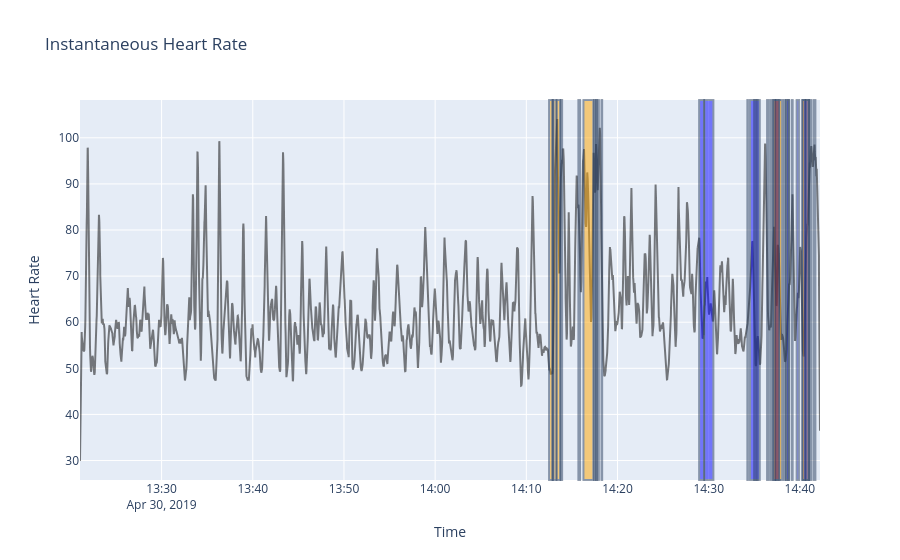

The cell this chart's notebook holds for it:
### Code cell
# Visualize the instantaneous heart rate
viz.plot_instantaneous_heart_rate(df_bvp)

### Figure 1 — Plotly figure (JSON) as saved in the notebook; plotly's stock layout.template omitted (floating-point values rounded to 4 significant figures; data arrays with more than 128 entries replaced by an {"elided": "..."} marker saying what was removed)
{"data": [{"line": {"color": "black"}, "mode": "lines", "name": "HR", "opacity": 0.5, "type": "scatter", "x": {"elided": "5753 str values"}, "y": {"elided": "5753 float values"}}], "layout": {"shapes": [{"fillcolor": "red", "opacity": 0.5, "type": "rect", "x0": "2019-04-30T14:36:24.015620117", "x1": "2019-04-30T14:36:33.015620117", "xref": "x", "y0": 0, "y1": 1, "yref": "y domain"}, {"fillcolor": "red", "opacity": 0.5, "type": "rect", "x0": "2019-04-30T14:36:45.734379883", "x1": "2019-04-30T14:36:53.218750", "xref": "x", "y0": 0, "y1": 1, "yref": "y domain"}, {"fillcolor": "red", "opacity": 0.5, "type": "rect", "x0": "2019-04-30T14:37:07.531250", "x1": "2019-04-30T14:37:46.328120117", "xref": "x", "y0": 0, "y1": 1, "yref": "y domain"}, {"fillcolor": "blue", "opacity": 0.5, "type": "rect", "x0": "2019-04-30T14:28:57.015620117", "x1": "2019-04-30T14:29:29.687500", "xref": "x", "y0": 0, "y1": 1, "yref": "y domain"}, {"fillcolor": "blue", "opacity": 0.5, "type": "rect", "x0": "2019-04-30T14:29:31", "x1": "2019-04-30T14:30:30.796879883", "xref": "x", "y0": 0, "y1": 1, "yref": "y domain"}, {"fillcolor": "blue", "opacity": 0.5, "type": "rect", "x0": "2019-04-30T14:34:31.937500", "x1": "2019-04-30T14:35:36.109379883", "xref": "x", "y0": 0, "y1": 1, "yref": "y domain"}, {"fillcolor": "blue", "opacity": 0.5, "type": "rect", "x0": "2019-04-30T14:38:15.109379883", "x1": "2019-04-30T14:38:27.140620117", "xref": "x", "y0": 0, "y1": 1, "yref": "y domain"}, {"fillcolor": "blue", "opacity": 0.5, "type": "rect", "x0": "2019-04-30T14:38:28.656250", "x1": "2019-04-30T14:38:48.046879883", "xref": "x", "y0": 0, "y1": 1, "yref": "y domain"}, {"fillcolor": "blue", "opacity": 0.5, "type": "rect", "x0": "2019-04-30T14:39:38.609379883", "x1": "2019-04-30T14:39:54.859379883", "xref": "x", "y0": 0, "y1": 1, "yref": "y domain"}, {"fillcolor": "blue", "opacity": 0.5, "type": "rect", "x0": "2019-04-30T14:40:18.062500", "x1": "2019-04-30T14:41:00.359379883", "xref": "x", "y0": 0, "y1": 1, "yref": "y domain"}, {"fillcolor": "orange", "opacity": 0.5, "type": "rect", "x0": "2019-04-30T14:12:29.609379883", "x1": "2019-04-30T14:12:52.250000", "xref": "x", "y0": 0, "y1": 1, "yref": "y domain"}, {"fillcolor": "orange", "opacity": 0.5, "type": "rect", "x0": "2019-04-30T14:12:52.437500", "x1": "2019-04-30T14:12:53.203120117", "xref": "x", "y0": 0, "y1": 1, "yref": "y domain"}, {"fillcolor": "orange", "opacity": 0.5, "type": "rect", "x0": "2019-04-30T14:12:58.984379883", "x1": "2019-04-30T14:13:18.109379883", "xref": "x", "y0": 0, "y1": 1, "yref": "y domain"}, {"fillcolor": "orange", "opacity": 0.5, "type": "rect", "x0": "2019-04-30T14:13:19.484379883", "x1": "2019-04-30T14:13:42.890620117", "xref": "x", "y0": 0, "y1": 1, "yref": "y domain"}, {"fillcolor": "orange", "opacity": 0.5, "type": "rect", "x0": "2019-04-30T14:13:46.171879883", "x1": "2019-04-30T14:13:55.468750", "xref": "x", "y0": 0, "y1": 1, "yref": "y domain"}, {"fillcolor": "orange", "opacity": 0.5, "type": "rect", "x0": "2019-04-30T14:15:42.359379883", "x1": "2019-04-30T14:15:53.609379883", "xref": "x", "y0": 0, "y1": 1, "yref": "y domain"}, {"fillcolor": "orange", "opacity": 0.5, "type": "rect", "x0": "2019-04-30T14:16:15.875000", "x1": "2019-04-30T14:17:20.843750", "xref": "x", "y0": 0, "y1": 1, "yref": "y domain"}, {"fillcolor": "orange", "opacity": 0.5, "type": "rect", "x0": "2019-04-30T14:17:26.265620117", "x1": "2019-04-30T14:17:32.234379883", "xref": "x", "y0": 0, "y1": 1, "yref": "y domain"}, {"fillcolor": "orange", "opacity": 0.5, "type": "rect", "x0": "2019-04-30T14:17:37.515620117", "x1": "2019-04-30T14:17:44.109379883", "xref": "x", "y0": 0, "y1": 1, "yref": "y domain"}, {"fillcolor": "orange", "opacity": 0.5, "type": "rect", "x0": "2019-04-30T14:17:46.218750", "x1": "2019-04-30T14:17:57.015620117", "xref": "x", "y0": 0, "y1": 1, "yref": "y domain"}, {"fillcolor": "orange", "opacity": 0.5, "type": "rect", "x0": "2019-04-30T14:18:14.703120117", "x1": "2019-04-30T14:18:19", "xref": "x", "y0": 0, "y1": 1, "yref": "y domain"}, {"fillcolor": "orange", "opacity": 0.5, "type": "rect", "x0": "2019-04-30T14:34:14.218750", "x1": "2019-04-30T14:34:18.031250", "xref": "x", "y0": 0, "y1": 1, "yref": "y domain"}, {"fillcolor": "orange", "opacity": 0.5, "type": "rect", "x0": "2019-04-30T14:34:59.015620117", "x1": "2019-04-30T14:35:08.312500", "xref": "x", "y0": 0, "y1": 1, "yref": "y domain"}, {"fillcolor": "orange", "opacity": 0.5, "type": "rect", "x0": "2019-04-30T14:35:19.265620117", "x1": "2019-04-30T14:35:22.218750", "xref": "x", "y0": 0, "y1": 1, "yref": "y domain"}, {"fillcolor": "orange", "opacity": 0.5, "type": "rect", "x0": "2019-04-30T14:37:03.156250", "x1": "2019-04-30T14:37:17.812500", "xref": "x", "y0": 0, "y1": 1, "yref": "y domain"}, {"fillcolor": "orange", "opacity": 0.5, "type": "rect", "x0": "2019-04-30T14:37:22.062500", "x1": "2019-04-30T14:37:31.250000", "xref": "x", "y0": 0, "y1": 1, "yref": "y domain"}, {"fillcolor": "orange", "opacity": 0.5, "type": "rect", "x0": "2019-04-30T14:37:42.125000", "x1": "2019-04-30T14:38:03.171879883", "xref": "x", "y0": 0, "y1": 1, "yref": "y domain"}, {"fillcolor": "orange", "opacity": 0.5, "type": "rect", "x0": "2019-04-30T14:38:41.843750", "x1": "2019-04-30T14:38:47.234379883", "xref": "x", "y0": 0, "y1": 1, "yref": "y domain"}, {"fillcolor": "orange", "opacity": 0.5, "type": "rect", "x0": "2019-04-30T14:39:06.234379883", "x1": "2019-04-30T14:39:12.500000", "xref": "x", "y0": 0, "y1": 1, "yref": "y domain"}, {"fillcolor": "orange", "opacity": 0.5, "type": "rect", "x0": "2019-04-30T14:40:15.531250", "x1": "2019-04-30T14:40:34.859379883", "xref": "x", "y0": 0, "y1": 1, "yref": "y domain"}, {"fillcolor": "orange", "opacity": 0.5, "type": "rect", "x0": "2019-04-30T14:40:38.671879883", "x1": "2019-04-30T14:40:57.140620117", "xref": "x", "y0": 0, "y1": 1, "yref": "y domain"}, {"fillcolor": "orange", "opacity": 0.5, "type": "rect", "x0": "2019-04-30T14:41:03.468750", "x1": "2019-04-30T14:41:16.187500", "xref": "x", "y0": 0, "y1": 1, "yref": "y domain"}, {"fillcolor": "orange", "opacity": 0.5, "type": "rect", "x0": "2019-04-30T14:41:31.781250", "x1": "2019-04-30T14:41:42.062500", "xref": "x", "y0": 0, "y1": 1, "yref": "y domain"}], "title": {"text": "Instantaneous Heart Rate"}, "xaxis": {"anchor": "y", "domain": [0, 1], "title": {"text": "Time"}}, "yaxis": {"anchor": "x", "domain": [0, 1], "title": {"text": "Heart Rate"}}}}
